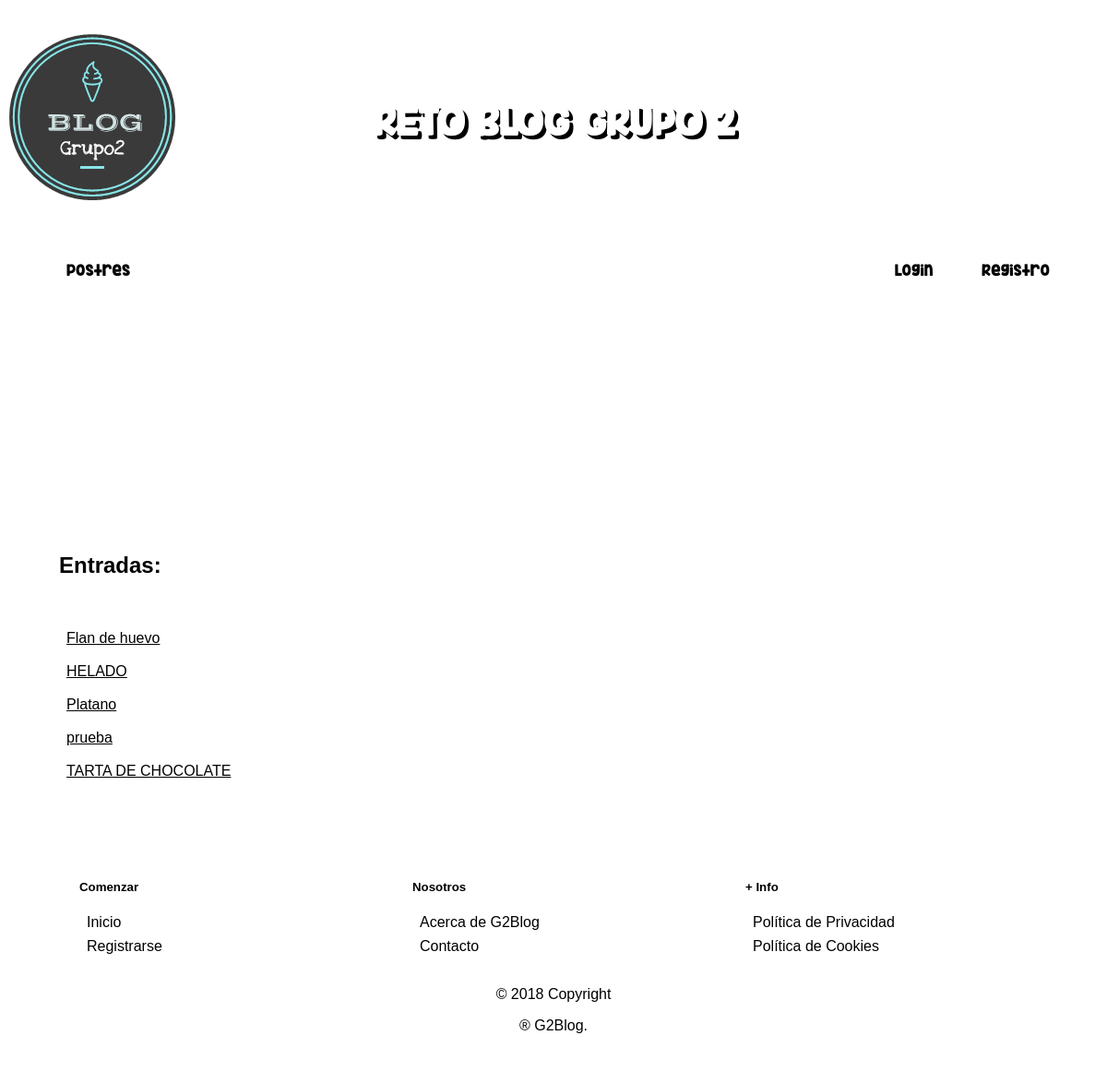
The page / on the database its author committed.
### tables this page shows
CREATE TABLE `entrada` (
  `titulo` varchar(30) NOT NULL,
  `contenido` longtext NOT NULL,
  `fecha_entrada` datetime DEFAULT NULL
);

### index.php (the view, shortened to what this page needs)
	<?php
	include 'conexion.php';
	try {
	$sentencia=$db->prepare("SELECT titulo 'et' FROM entrada");
	$sentencia->execute();
		if (isset($usuario) &&  isset($_SESSION['logueado']) && $_SESSION['logueado'] == true ){
			if ($usuario=='admin'){
				 require_once('menuAdministrador.php');
				 ?><script type="text/javascript" src="JS/script.js"></script><?php
			}else{
				require_once('menuUsuario.php');
				echo "<div>
				<section id='entrada'>";
				echo '<h2>Entradas:</h2><br>';
			foreach($sentencia as $entrada){
				$variable=$entrada["et"];
				echo '<article><br><a href="mostrarEntrada.php?var='.$variable.'">'.$variable.'</a>';
			}
			}
		}else{
			include('menuInvitado.php');
			echo "<div>
			<section id='entrada'>";
			echo '<h2>Entradas:</h2><br>';
		foreach($sentencia as $entrada){
			$variable=$entrada["et"];
			echo '<article><br><a href="mostrarEntrada.php?var='.$variable.'">'.$variable.'</a>';
		}
		}
	} catch(PDOException $e) {
	  echo 'Error: ' . $e->getMessage();
	}
	echo "</section>
	</div>";
?>

### CSS/estilo.css (style rules this page uses)
header { text-align: center; height: 12em; }
body { background-image: url(../img/fondo.jpg); background-size: cover; color: black; font-family: arial; }
h1 { padding: 2em; color: white; font-family: "header"; font-size: 2.5em; text-shadow: 4px 4px black; text-align: center; }
#entrada a:link { background-color: transparent; text-decoration: underline; }
#entrada { background: rgb(255, 255, 255,0.5); border-radius: 1em; margin: 1.5em; padding: 2em; }
#logo { position: absolute; left: 0; }
a { text-decoration: none; color: black; padding: 0.5em; }
footer { background: rgb(255, 255, 255, 0.5); height: 225px; border-radius: 1em; margin: 45px 30px; }
footer ul { margin: 0px 30px; padding: 10px; width: 25%; float: left; list-style: none; }
footer ul li { margin: 8px; }
.copyright { padding-bottom:50px; width: 100%; float: left; text-align: center; }

### rows shown on the page
entrada: titulo "Flan de huevo"
entrada: titulo "HELADO"
entrada: titulo "Platano"
entrada: titulo "prueba"
entrada: titulo "TARTA DE CHOCOLATE"
